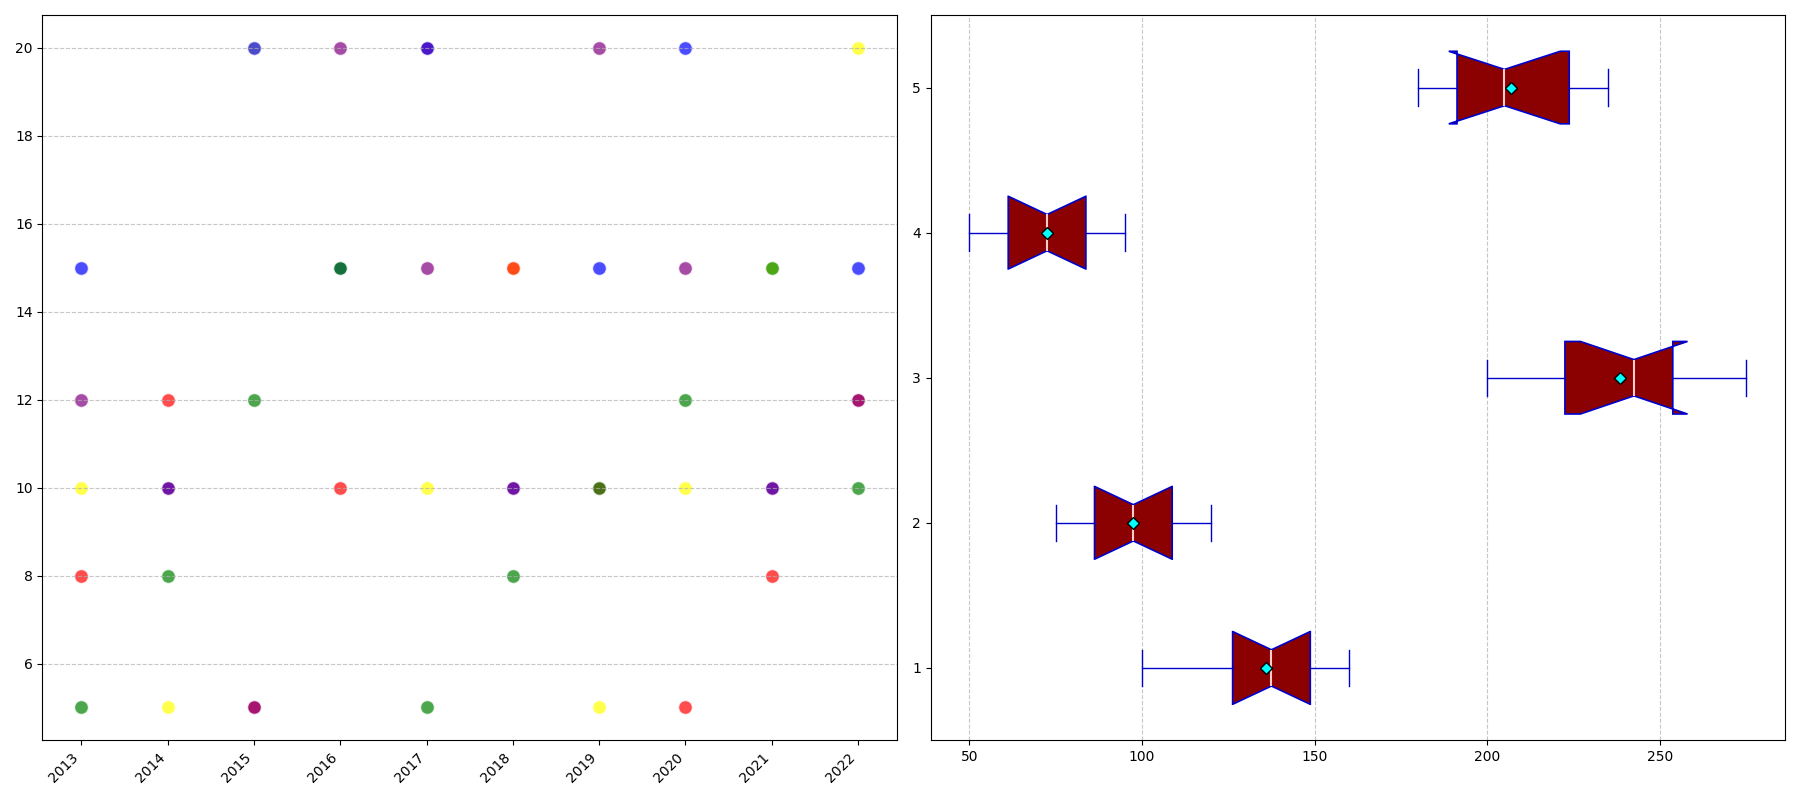

Recreate this plot in Python.
import matplotlib.pyplot as plt
import numpy as np

sectors = ['Biotech', 'Cybersecurity', 'AI', 'Renewable Energy', 'Space Tech']

expenditure_data = [
    [100, 120, 130, 125, 140, 150, 135, 145, 155, 160],
    [75, 85, 80, 90, 110, 120, 115, 105, 100, 95],
    [200, 220, 210, 230, 240, 250, 245, 255, 260, 275],
    [50, 55, 60, 65, 70, 75, 80, 85, 90, 95],
    [180, 190, 200, 195, 185, 210, 220, 225, 230, 235]
]

years = np.arange(2013, 2023)

fig, axes = plt.subplots(nrows=1, ncols=2, figsize=(18, 8))

# Scatter plot on the left
ax1 = axes[0]
growth_rates = [
    [10, 5, 20, 15, 10, 15, 5, 10, 15, 20],
    [8, 12, 5, 10, 20, 15, 10, 5, 8, 12],
    [15, 10, 20, 15, 20, 10, 15, 20, 10, 15],
    [5, 8, 12, 15, 5, 8, 10, 12, 15, 10],
    [12, 10, 5, 20, 15, 10, 20, 15, 10, 12]
]
for idx, sector_growth in enumerate(growth_rates):
    ax1.scatter(years, sector_growth, s=100, alpha=0.7, edgecolors='w',
                c=[['yellow', 'red', 'blue', 'green', 'purple'][idx]])

ax1.yaxis.grid(True, linestyle='--', alpha=0.7)
ax1.set_xticks(years)
ax1.set_xticklabels([str(yr) for yr in years], rotation=45, ha='right')

# Box plot on the right (horizontal orientation)
ax2 = axes[1]
ax2.boxplot(expenditure_data, vert=False, patch_artist=True, showmeans=True, notch=True,
            boxprops=dict(facecolor="#8b0000", color="#0000cd", linewidth=1.2),
            medianprops=dict(color="#ffcccb", linewidth=1.5),
            meanprops=dict(marker='D', markeredgecolor='black', markerfacecolor='cyan'),
            whiskerprops=dict(color="#0000cd"), capprops=dict(color="#0000cd"))

ax2.xaxis.grid(True, linestyle='--', alpha=0.7)

plt.tight_layout()
plt.show()
